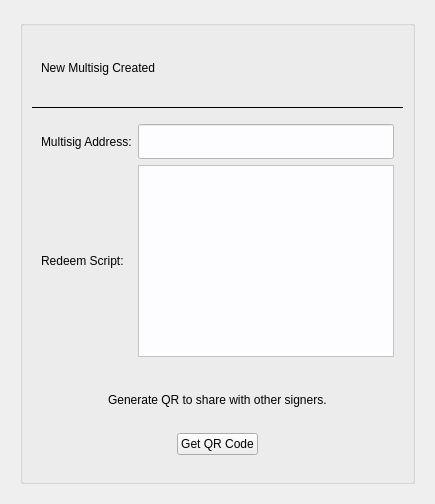
         <widget class="QWidget" name="multi_sccs_page">
          <layout class="QGridLayout" name="gridLayout_106">
           <item row="0" column="0">
            <widget class="QFrame" name="frame_83">
             <property name="frameShape">
              <enum>QFrame::NoFrame</enum>
             </property>
             <property name="frameShadow">
              <enum>QFrame::Plain</enum>
             </property>
             <layout class="QGridLayout" name="gridLayout_107">
              <item row="0" column="0">
               <widget class="QGroupBox" name="groupBox_18">
                <property name="title">
                 <string/>
                </property>
                <layout class="QGridLayout" name="gridLayout_108">
                 <item row="0" column="0">
                  <widget class="QFrame" name="frame_84">
                   <property name="minimumSize">
                    <size>
                     <width>0</width>
                     <height>65</height>
                    </size>
                   </property>
                   <property name="maximumSize">
                    <size>
                     <width>16777215</width>
                     <height>65</height>
                    </size>
                   </property>
                   <property name="frameShape">
                    <enum>QFrame::NoFrame</enum>
                   </property>
                   <property name="frameShadow">
                    <enum>QFrame::Raised</enum>
                   </property>
                   <layout class="QGridLayout" name="gridLayout_109">
                    <item row="0" column="0">
                     <widget class="QLabel" name="label_62">
                      <property name="styleSheet">
                       <string notr="true">background-color: rgb(253, 253, 255,0);
font: 24pt &quot;Helvetica&quot;;
</string>
                      </property>
                      <property name="text">
                       <string>New Multisig Created</string>
                      </property>
                     </widget>
                    </item>
                   </layout>
                  </widget>
                 </item>
                 <item row="1" column="0">
                  <widget class="Line" name="line_20">
                   <property name="frameShadow">
                    <enum>QFrame::Plain</enum>
                   </property>
                   <property name="orientation">
                    <enum>Qt::Horizontal</enum>
                   </property>
                  </widget>
                 </item>
                 <item row="3" column="0">
                  <widget class="QFrame" name="frame_97">
                   <property name="minimumSize">
                    <size>
                     <width>0</width>
                     <height>100</height>
                    </size>
                   </property>
                   <property name="maximumSize">
                    <size>
                     <width>16777215</width>
                     <height>100</height>
                    </size>
                   </property>
                   <property name="frameShape">
                    <enum>QFrame::NoFrame</enum>
                   </property>
                   <property name="frameShadow">
                    <enum>QFrame::Plain</enum>
                   </property>
                   <layout class="QGridLayout" name="gridLayout_37">
                    <item row="0" column="0" alignment="Qt::AlignHCenter">
                     <widget class="QLabel" name="label_78">
                      <property name="styleSheet">
                       <string notr="true">font: 16pt 'Helvetica';
</string>
                      </property>
                      <property name="text">
                       <string>Generate QR to share with other signers.</string>
                      </property>
                     </widget>
                    </item>
                    <item row="1" column="0" alignment="Qt::AlignHCenter|Qt::AlignVCenter">
                     <widget class="QPushButton" name="multi_qr_btn">
                      <property name="toolTip">
                       <string>Generate QR to share with other signers.</string>
                      </property>
                      <property name="text">
                       <string>Get QR Code</string>
                      </property>
                     </widget>
                    </item>
                   </layout>
                  </widget>
                 </item>
                 <item row="2" column="0">
                  <widget class="QFrame" name="frame_85">
                   <property name="minimumSize">
                    <size>
                     <width>0</width>
                     <height>0</height>
                    </size>
                   </property>
                   <property name="styleSheet">
                    <string notr="true">QFrame#frame_85{border-radius: 3px;}
</string>
                   </property>
                   <property name="frameShape">
                    <enum>QFrame::StyledPanel</enum>
                   </property>
                   <property name="frameShadow">
                    <enum>QFrame::Raised</enum>
                   </property>
                   <layout class="QGridLayout" name="gridLayout_110">
                    <item row="0" column="1">
                     <widget class="QLineEdit" name="new_multi_line">
                      <property name="minimumSize">
                       <size>
                        <width>0</width>
                        <height>35</height>
                       </size>
                      </property>
                      <property name="toolTip">
                       <string>This is your new multisig address.</string>
                      </property>
                      <property name="styleSheet">
                       <string notr="true">background-color: rgb(253, 253, 255);</string>
                      </property>
                     </widget>
                    </item>
                    <item row="1" column="0">
                     <widget class="QLabel" name="label_64">
                      <property name="styleSheet">
                       <string notr="true">font: 16pt 'Helvetica';
background-color: rgba(255, 255, 255, 0);</string>
                      </property>
                      <property name="text">
                       <string>Redeem Script:</string>
                      </property>
                     </widget>
                    </item>
                    <item row="1" column="1">
                     <widget class="QTextEdit" name="redeem_txt">
                      <property name="toolTip">
                       <string>This is your redeem script. </string>
                      </property>
                      <property name="styleSheet">
                       <string notr="true">background-color: rgb(253, 253, 255);</string>
                      </property>
                      <property name="frameShape">
                       <enum>QFrame::StyledPanel</enum>
                      </property>
                     </widget>
                    </item>
                    <item row="0" column="0">
                     <widget class="QLabel" name="label_63">
                      <property name="styleSheet">
                       <string notr="true">font: 16pt 'Helvetica';
background-color: rgba(255, 255, 255, 0);</string>
                      </property>
                      <property name="text">
                       <string>Multisig Address:</string>
                      </property>
                     </widget>
                    </item>
                   </layout>
                  </widget>
                 </item>
                </layout>
               </widget>
              </item>
             </layout>
            </widget>
           </item>
          </layout>
         </widget>
